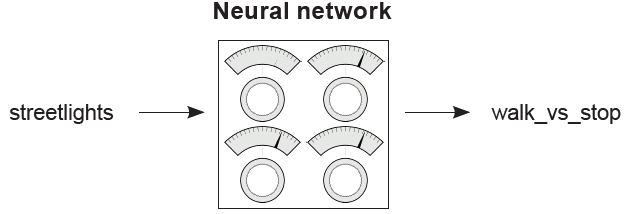
#> input picture streetlights_RN_representacion.PNG, 631 x 214 px
$ jupyter execute 4.Streetlights.ipynb   (shell and % lines are left out)
#> lines starting #> are read from the running program, lines starting #| are printed output that depends on the picture
***

### **Importante**

- **Realice varios comentarios haciendo uso de una etiqueta html para darle color al comentario. Sin embargo, al subir mis notebooks a GITHUB las secciones donde realice los comentarios a color aparecen en blanco.**

- **El "Enable Scrolling for Outputs" no se respeta al subir este contenido a GITHUB, por lo tanto, la impresión de los datos puede ser larga.**

**Lo anterior no afecta en absoluto el contenido principal y el funcionamiento del documento, por lo que, si lo deseas, lo puedes ejecutar sin ningún problema en tu ordenador.**

***

[cell 1]
import numpy as np
import matplotlib.pyplot as plt

from PIL import Image

Para las entradas hemos hecho uso de un semáforo hipotético de 3 luces. Cada fila representa un patrón de luces en el semáforo que a su vez esta asociado con una salida (avanzar_parar). Por otro lado, cada columna representa una luz.

[cell 2]
Semaforo = np.array([[1,0,1],[0,1,1],[0,0,1],[1,1,1],[0,1,1],[1,0,1],]) # Entradas.
Semaforo

[cell 3]
avanzar_parar = np.array([0,1,0,1,1,0]) # Etiquetas o Salidas Deseadas. 1 significa avanzar y 0 significa parar.
avanzar_parar.T

Lo que se desea que realice nuestra red neuronal es que asocie de manera correcta las entradas (semáforo), con sus respectivas etiquetas (avanzar_parar). **En otras palabras, la red neuronal busca la correlación que existe entre cada entrada y la salida.**

Un esquema general de representación de la red neuronal es el siguiente:

[cell 4]
Red_Neuronal_Esquema = Image.open("streetlights_RN_representacion.PNG").convert("RGB")
Red_Neuronal_Esquema

La arquitectura de esta red neuronal será la siguiente:

- 3 neuronas de entrada y 1 neurona de salida. Recordemos que aún no estamos haciendo uso de funciones de activación ni de bias.

[cell 5]
Red_2_Capas = Image.open("Red_2_Capas.PNG").convert("RGB")
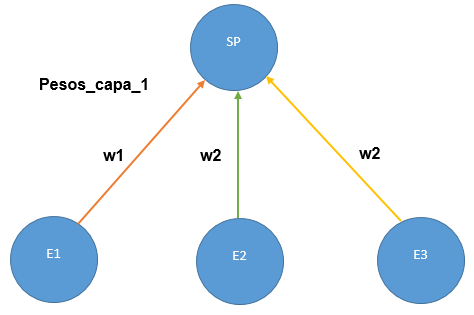
#> input picture Red_2_Capas.PNG, 474 x 315 px
Red_2_Capas

Comencemos con el código:

[cell 6]
def generador (x):
    """Esta función es un generador. Nos arroja el siguiente número cada que este es solicitado, lo que se traduce en un
    aprovechamiento correcto y eficaz de la memoria RAM. Por otro lado, cuando se hacen usos de listas, estas generan todo
    el conjunto de datos y lo cargan en memoria, lo que provoca que cuando una lista con una gran cantidad de elementos se
    crea, esta consuma gran cantidad de memoria RAM."""

    for i in range(x):

        yield i

def algoritmo_entrenamiento (entradas, salidas_deseadas, pesos, alfa, epocas):
    """Esta función se encarga de ejecutar el algoritmo de entrenamiento de nuestra red neuronal."""
#> called with entradas = array of shape (6, 3), salidas_deseadas = array of shape (6,), pesos = array of shape (3,), alfa = 0.1, epocas = 100

    pesos_ = pesos.copy() # Copiamos los pesos a una nueva variable para evitar apuntar al mismo objeto y que nuestros pesos originales se modifiquen.

    error_deseado = float(input("\nHola ¿Cuál es el error que mínimo que deseas para la red neuronal?: "))
#> the answer given: 3

    error_red = list()

    for epoca in generador(epocas):

        predicciones = list()
        error_x_entrada = 0

        for entrada, salida_deseada in zip(entradas, salidas_deseadas.T):

            prediccion = entrada.dot(pesos_) # Se lleva a cabo el producto punto, es decir, la predicción.
            predicciones.append(prediccion)

            # El error a usarse sigue siendo el Error Cuadrático (EC):
            error = (prediccion - salida_deseada)**2
            error_x_entrada += error # Sumamos los errores en la red correspondientes a la predicción de cada entrada.

            # Descenso del Gradiente:
            delta = 2*(prediccion - salida_deseada)*1 # Dado que sólo tengo una neurona de salida, sólo habrá un delta.
            pesos_delta = delta * entrada

            # Actualización de pesos:
            pesos_ -= alfa*pesos_delta

        error_x_epoca = (error_x_entrada/len(entradas))*100 # ECM dado en porcentaje en D. Entrenamiento.
        error_red.append(error_x_epoca)
        print(f"Error Total de la Red en la Época {epoca+1}: {np.around(error_x_epoca,10)}%\n") # Redondeamos el error a partir del 10mo decimal.

        if error_x_epoca <= error_deseado:
            print("\nEl error de la red neuronal es menor o igual al error deseado.\n")
            break

    return pesos_, error_red, predicciones

Ingresamos nuestros datos a la red para entrenarla:

[cell 7]
np.random.seed(10)

pesos = np.random.normal(loc=0.0, scale=1.0, size=Semaforo.shape[1])
alfa = 0.1

pesos_entrenados, error_red, ultima_prediccion = algoritmo_entrenamiento(Semaforo, avanzar_parar, pesos, alfa, 100)

<font color="blue">La actualización de los pesos se lleva a cabo muestra por muestra o entrada por entrada. Es decir, en cada época se actualizan los pesos 6 veces (dado que hay un total de 6 entradas y, obviamente, 6 salidas o etiquetas). A esto se le llama, **descenso del gradiente estocástico**, el cual veremos más adelante.</font>

Imprimimos la última predicción realizada por nuestra red:

[cell 8]
ultima_prediccion

Las predicciones son valores muy aproximados a las respectivas etiquetas, por lo tanto, redondearemos los valores para observar esto más claramente:

[cell 9]
print(f"Vector de Predicción Resultante redondeado: {abs(np.around(ultima_prediccion, decimals=2))}\n")
print(f"Etiquetas o Salidas Deseadas: {avanzar_parar}")

Como se observa, las predicciones hechas por la red neuronal ya entrenada son correctas. Sin embargo, como ya se mencionó en temas pasados, la predicción no es exactamente la salida deseada debido a que el vector de predicción es un vector de "probabilidades".

Comparemos los pesos orginales dados de manera aleatoria y los pesos ya entrenados:

[cell 10]
print(f"Pesos Originales generados aleatoriamente: {pesos}\n")
print(f"Pesos Entrenados: {pesos_entrenados}")

<font color="purple">El primer y tercer peso se modifico de manera considerable, mientras que el segundo peso lo hizo de manera menos abrupta. Por otro lado, **como se puede observar existe una correlación directa entre el 2 peso y el hecho de que le valor de salida sea 1 o 0**. Si analizamos el patrón de entradas respecto de sus salidas correspondientes, notaremos que siempre y cuando la segunda columna presente un valor de **1** (es decir, la segunda luz del semáforo se encuentre encendida), la salida siempre será **1**. Por otro lado, si esta segunda columna tuviese un valor de **0** (es decir, la segunda luz del semáforo estuviese apagada), el valor de la salida siempre será **0**, sin importar si la primer y tercer columna (la luz 1 y luz 3 del semáforo), tomen el valor de **1** o **0** (es decir, se encuentren encendidas o apagadas). **Es por esto, que el valor del primer y tercer peso tiende a 0.**</font> Este tipo de pesos generan ruido, más adelante se verá que existe un método llamado **REGULARIZACIÓN** que tiene como objetivo hacer **0** a los pesos de este tipo.

El algoritmo de aprendizaje (para esta red en específico), tiende a incrementar el valor del peso a "1" si este encuentra correlación directa entre la entrada correspondiente al peso y la salida deseada. Por otro lado, penaliza el peso (haciendo que este tienda a "0"), si su correspondiente neurona de entrada no tiene correlación directa con la salida deseada. <font color="red">**En conclusión, el algoritmo de aprendizaje en las redes neuronales, tiende a dar un valor mayor a los pesos cuyas entradas presenten una correlación directa con la salida deseada.**</font>

Observemos la evolución del error en nuestra red neuronal:

[cell 11]
epocas = range(1,len(error_red)+1,1)

plt.plot(epocas, error_red, lw=2)
plt.show()
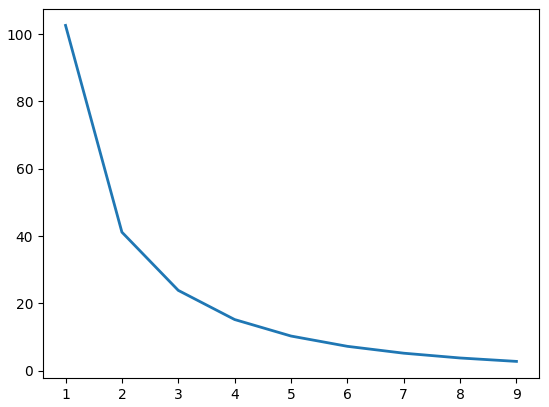
#> figure drawn by matplotlib, 1 panel

Se aprecia que el error disminuye de manera considerable en las primeras 10 épocas de entrenamiento.

**No he incluido la gráfica de la precisión, debido a que deseo que se oberve de manera cruda el vector de predicción. Si incluyera la gráfica de predicción, tendría que redondear el vector de predicción para tener una idea clara de la salida que la red neuronal esta infiriendo y para este caso, ese no es el objetivo.**

***

**DATOS EXTRA A TENER EN CUENTA:**

[cell 12]
cuadro_casos = Image.open("Streetlights_representacion_cuadros.PNG")
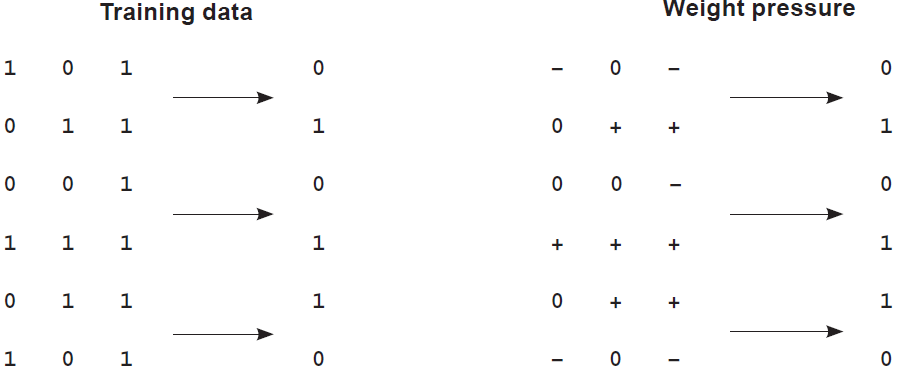
#> input picture Streetlights_representacion_cuadros.PNG, 899 x 372 px
#> cuadro_casos is the input picture: PIL image 899x372 RGBA; mean R, G, B, A 251, 250.9, 251, 255
cuadro_casos
